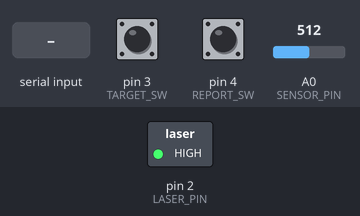
Simulated run of this sketch. Board: Arduino Uno, built with avr-gcc and run on an emulated ATmega328P. On the bench: switched loads named in the sketch (green lamp = pin HIGH). The inputs (shaded band) are chosen by the test bench; at power-on: pin 3 (TARGET_SW) HIGH, A0 (SENSOR_PIN) = 512, pin 4 (REPORT_SW) HIGH. What the sketch prints to the serial monitor is not drawn.

Above: at 1.2 s.
1.3 s: pin 3 (TARGET_SW) pulled LOW for 0.15 s
At 2.3 s:
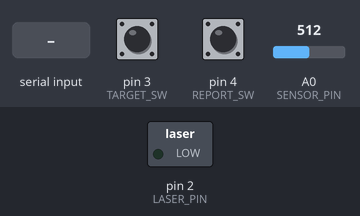
2.9 s: byte 30 received over Serial
At 3.3 s:
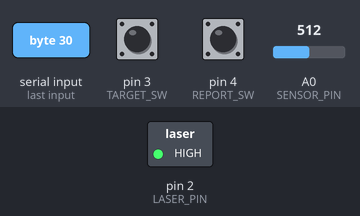
4.4 s: A0 (SENSOR_PIN) set to 632
5.9 s: A0 (SENSOR_PIN) set to 666
8.0 s: pin 3 (TARGET_SW) pulled LOW for 1 s
At 8.6 s:
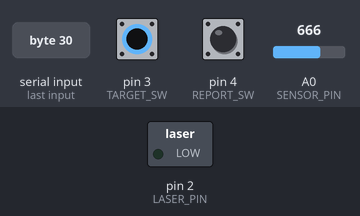
Timing chart, 0 to 11.0 s (numbered marks = the images above; inputs shaded):
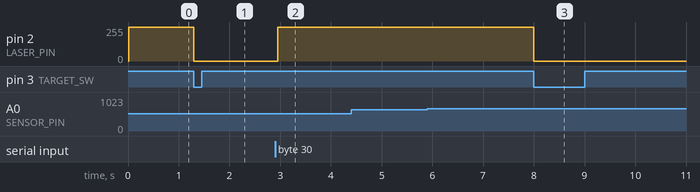

Measured:
- after the input at 1.3 s, pin 2 (LASER_PIN): 255/255 → 0/255 at once
- after the input at 2.9 s, pin 2 (LASER_PIN): 0/255 → 255/255 after 0.05 s
- after the input at 4.4 s, every drawn part: stays the same
- after the input at 5.9 s, every drawn part: stays the same
- after the input at 8.0 s, pin 2 (LASER_PIN): 255/255 → 0/255 at once

The sketch:

auroraLink221.ino
```cpp
/* * PROJECT:  Aurora-Link v221-Unified
 * STRATEGY: Hamming(7,4) / Analog Hysteresis / Dual-Switch
 * FILE:     auroraLink221_DualSwitch.ino
 * DATE:     Mar 04, 2026
 */

// --- CONFIGURATION ---
const uint32_t BPS = 9600;
const uint32_t BIT_TIME = 1000000 / BPS;

// --- HARDWARE PINS ---
const int LASER_PIN   = 2;
const int SENSOR_PIN  = A0;
const int TARGET_SW   = 3; // BOSS: Laser Override
const int REPORT_SW   = 4; // WORKER: Signal Feedback

// --- HYSTERESIS SETTINGS ---
const int THRESH_HIGH = 650;
const int THRESH_LOW  = 350;
bool beamState = false;

// --- HAMMING(7,4) ENGINE ---
uint8_t encodeHamming(uint8_t d) {
  bool d1 = (d >> 3) & 0x01; bool d2 = (d >> 2) & 0x01;
  bool d3 = (d >> 1) & 0x01; bool d4 = (d >> 0) & 0x01;
  bool p1 = d1 ^ d2 ^ d4; bool p2 = d1 ^ d3 ^ d4; bool p3 = d2 ^ d3 ^ d4;
  return (p1 << 6) | (p2 << 5) | (d1 << 4) | (p3 << 3) | (d2 << 2) | (d3 << 1) | d4;
}

uint8_t decodeHamming(uint8_t f) {
  bool p1 = (f >> 6) & 0x01; bool p2 = (f >> 5) & 0x01;
  bool d1 = (f >> 4) & 0x01; bool p3 = (f >> 3) & 0x01;
  bool d2 = (f >> 2) & 0x01; bool d3 = (f >> 1) & 0x01;
  bool d4 = (f >> 0) & 0x01;
  bool s1 = p1 ^ d1 ^ d2 ^ d4; bool s2 = p2 ^ d1 ^ d3 ^ d4; bool s3 = p3 ^ d2 ^ d3 ^ d4;
  int err = (s3 << 2) | (s2 << 1) | s1;
  if (err != 0) {
    switch(err) {
      case 3: d1 = !d1; break; case 5: d2 = !d2; break;
      case 6: d3 = !d3; break; case 7: d4 = !d4; break;
    }
  }
  return (d1 << 3) | (d2 << 2) | (d3 << 1) | d4;
}

// --- SENSOR LOGIC ---
bool checkLaser() {
  int val = analogRead(SENSOR_PIN);

  // REPORTING OVERRIDE (Switch 4)
  if (digitalRead(REPORT_SW) == LOW) {
    Serial.print(F("ANALOG_VAL: ")); Serial.print(val);
    if (val > THRESH_HIGH) Serial.println(F(" [SIGNAL ACTIVE]"));
    else if (val < THRESH_LOW) Serial.println(F(" [DARK/NOISE]"));
    else Serial.println(F(" [HYSTERESIS DEADZONE]"));
    delay(100);
  }

  if (val > THRESH_HIGH) beamState = true;
  else if (val < THRESH_LOW) beamState = false;
  return beamState;
}

void setup() {
  Serial.begin(115200);

  // MANDATORY PROJECT HEADER
  Serial.println(F("\n========================================"));
  Serial.println(F("PROJECT:  Aurora Link v221-Unified"));
  Serial.print(F("FILE:     ")); Serial.println(F(__FILE__));
  Serial.print(F("DATE:     ")); Serial.println(F(__DATE__));
  Serial.print(F("TIME:     ")); Serial.println(F(__TIME__));
  Serial.println(F("STRATEGY: Boss/Worker Dual-Switch Mode"));
  Serial.println(F("========================================\n"));

  pinMode(LASER_PIN, OUTPUT);
  pinMode(TARGET_SW, INPUT_PULLUP);
  pinMode(REPORT_SW, INPUT_PULLUP);

  digitalWrite(LASER_PIN, HIGH); // Inverted Off
}

void loop() {
// 1. INDEPENDENT REPORTING (Switch 4)
  if (digitalRead(REPORT_SW) == LOW) {
    int val = analogRead(SENSOR_PIN);
    Serial.print(F("ANALOG: ")); Serial.println(val);
    delay(100);
  }

  // 2. INDEPENDENT TARGETING (Switch 3)
  if (digitalRead(TARGET_SW) == LOW) {
    digitalWrite(LASER_PIN, LOW); // Force Laser ON
    return; // Block other TX/RX while aiming
  }

  // 2. TRANSMITTER (Boss)
  if (Serial.available()) {
    uint8_t b = Serial.read();
    uint8_t nibs[2] = { (uint8_t)(b >> 4), (uint8_t)(b & 0x0F) };

    // Preamble for optical stabilization
    digitalWrite(LASER_PIN, LOW);
    delay(10);

    for (int n = 0; n < 2; n++) {
      uint8_t frame = encodeHamming(nibs[n]);
      digitalWrite(LASER_PIN, LOW); // Start Bit
      delayMicroseconds(BIT_TIME);
      for (int i = 6; i >= 0; i--) {
        digitalWrite(LASER_PIN, (frame >> i) & 0x01 ? LOW : HIGH);
        delayMicroseconds(BIT_TIME);
      }
      digitalWrite(LASER_PIN, HIGH); // Stop Bit
      delayMicroseconds(BIT_TIME);
    }
  }

  // 3. RECEIVER (Worker)
  if (checkLaser()) {
    delayMicroseconds(BIT_TIME + (BIT_TIME / 2));
    static uint8_t nBuf = 0;
    static bool isSecond = false;
    uint8_t rxFrame = 0;
    for (int i = 6; i >= 0; i--) {
      if (checkLaser()) rxFrame |= (1 << i);
      delayMicroseconds(BIT_TIME);
    }
    uint8_t d = decodeHamming(rxFrame);
    if (isSecond) {
      Serial.write(nBuf | (d & 0x0F));
      isSecond = false;
    } else {
      nBuf = (d << 4);
      isSecond = true;
    }
  }
}
```
